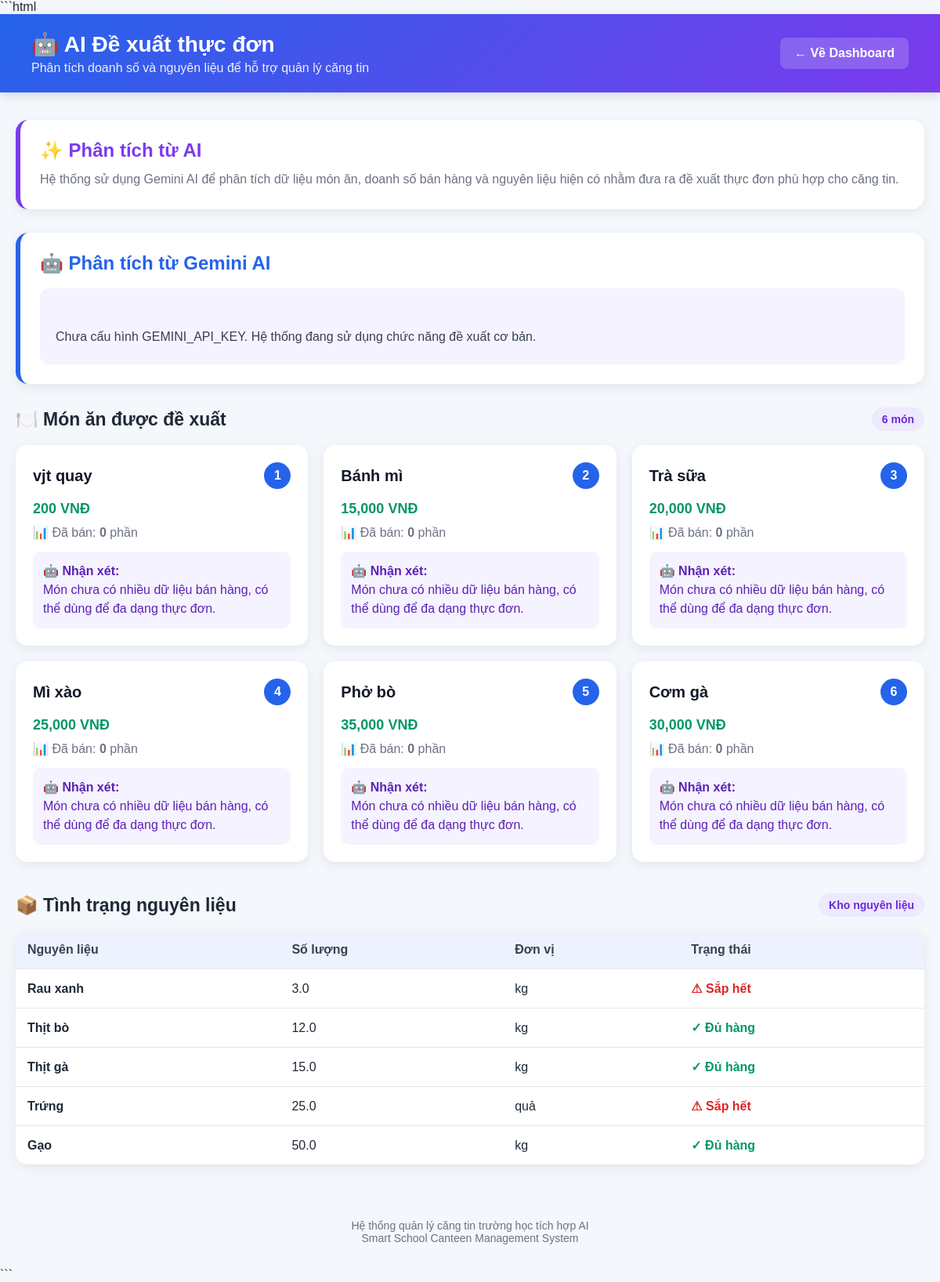
The app's page /ai-recommend (signed in), older data.
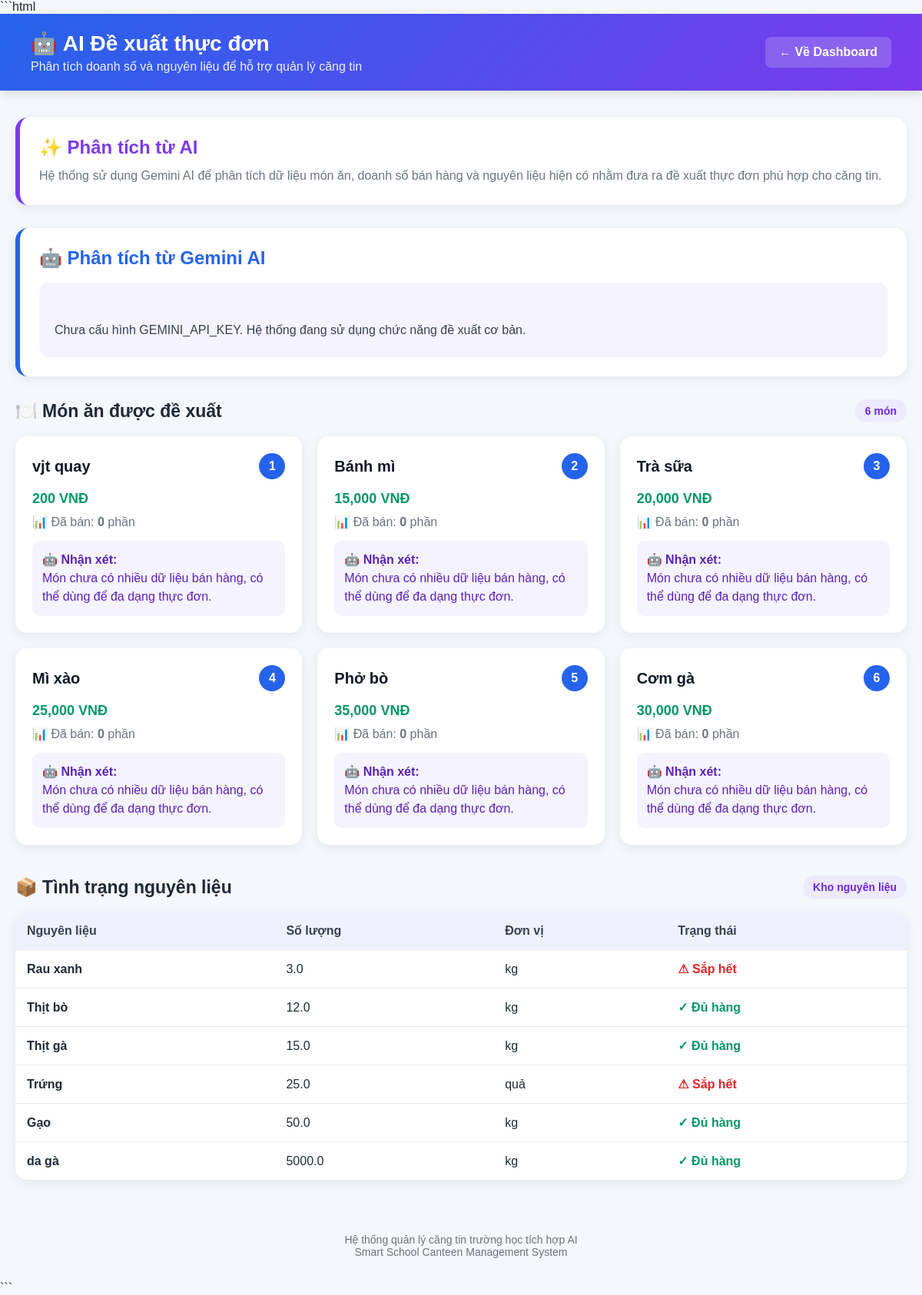
The same page, newer data.
### tables this page shows
CREATE TABLE foods (
            id INTEGER PRIMARY KEY AUTOINCREMENT,
            name TEXT NOT NULL,
            category TEXT NOT NULL,
            price REAL NOT NULL,
            quantity INTEGER DEFAULT 0,
            status TEXT DEFAULT 'Đang bán'
        );

CREATE TABLE ingredients (
            id INTEGER PRIMARY KEY AUTOINCREMENT,
            name TEXT NOT NULL,
            unit TEXT NOT NULL,
            quantity REAL DEFAULT 0,
            min_quantity REAL DEFAULT 0
        );

### app.py (the view)
@app.route("/ai-recommend")
@login_required
def ai_recommend():
    conn = get_db()
    foods = conn.execute("""
        SELECT id, name, price, quantity, status
        FROM foods
        ORDER BY id DESC
    """).fetchall()
    ingredients = conn.execute("""
        SELECT name, quantity, unit, min_quantity
        FROM ingredients
        ORDER BY quantity ASC
    """).fetchall()
    sales = conn.execute("""
        SELECT
            foods.name AS food_name,
            SUM(sales.quantity) AS total_quantity
        FROM sales
        JOIN foods ON sales.food_id = foods.id
        GROUP BY sales.food_id
        ORDER BY total_quantity DESC
        LIMIT 5
    """).fetchall()
    conn.close()
    recommendations = []
    for food in foods:
        food_name = food["name"]
        sold = 0
        for sale in sales:
            if sale["food_name"] == food_name:
                sold = sale["total_quantity"]
                break
        if sold >= 5:
            reason = "Món bán chạy, nên ưu tiên đưa vào thực đơn."
        elif sold >= 1:
            reason = "Món có doanh số ổn định, có thể tiếp tục duy trì."
        else:
            reason = "Món chưa có nhiều dữ liệu bán hàng, có thể dùng để đa dạng thực đơn."
        recommendations.append({
            "name": food_name,
            "price": food["price"],
            "sold": sold,
            "reason": reason
        })
    ai_text = ""
    if client:
        food_data = []
        for food in foods:
            food_data.append({
                "name": food["name"],
                "price": food["price"],
                "quantity": food["quantity"],
                "status": food["status"]
            })
        ingredient_data = []
        for ingredient in ingredients:
            ingredient_data.append({
                "name": ingredient["name"],
                "quantity": ingredient["quantity"],
                "unit": ingredient["unit"],
                "min_quantity": ingredient["min_quantity"]
            })
        sales_data = []
        for sale in sales:
            sales_data.append({
                "food_name": sale["food_name"],
                "total_quantity": sale["total_quantity"]
            })
        prompt = RECOMMEND_SYSTEM_PROMPT + "\n\n" + RECOMMEND_USER_PROMPT.format(
            food_data=food_data,
            ingredient_data=ingredient_data,
            sales_data=sales_data
        )
        result, error = call_gemini(prompt)
        if result:
            ai_text = result
        else:
            ai_text = (
                f"Không thể kết nối Gemini AI lúc này. {error} "
                "Hệ thống vẫn sử dụng dữ liệu bán hàng để đưa ra đề xuất cơ bản."
            )
    else:
        ai_text = (
            "Chưa cấu hình GEMINI_API_KEY. "
            "Hệ thống đang sử dụng chức năng đề xuất cơ bản."
        )
    return render_template(
        "ai_recommend.html",
        recommendations=recommendations,
        ingredients=ingredients,
        ai_text=ai_text
    )

### app.py (called while the page is built)
def get_db():
    conn = sqlite3.connect(DATABASE)
    conn.row_factory = sqlite3.Row
    return conn

def login_required(f):
    @wraps(f)
    def decorated_function(*args, **kwargs):
        if "user_id" not in session:
            return redirect("/")
        return f(*args, **kwargs)
    return decorated_function

### templates/ai_recommend.html (shortened to what this page needs)
<!DOCTYPE html>
<html lang="vi">
<head>
</head>
<body>
    <div class="header">
        <div>
            <h1>🤖 AI Đề xuất thực đơn</h1>
            <p>
                Phân tích doanh số và nguyên liệu để hỗ trợ quản lý căng tin
            </p>
        </div>
        <a href="/dashboard" class="back-btn">
            ← Về Dashboard
        </a>
    </div>
    <div class="container">
        <div class="ai-banner">
            <h2>✨ Phân tích từ AI</h2>
            <p>
                Hệ thống sử dụng Gemini AI để phân tích dữ liệu món ăn,
                doanh số bán hàng và nguyên liệu hiện có nhằm đưa ra
                đề xuất thực đơn phù hợp cho căng tin.
            </p>
        </div>
        <div class="ai-result">
            <h2>🤖 Phân tích từ Gemini AI</h2>
            <div class="ai-content">
                {{ ai_text }}
            </div>
        </div>
        <div class="section-title">
            <h2>🍽️ Món ăn được đề xuất</h2>
            <span class="badge">
                {{ recommendations|length }} món
            </span>
        </div>
        {% if recommendations %}
        <div class="food-grid">
            {% for item in recommendations %}
            <div class="food-card">
                <div class="food-top">
                    <div class="food-name">
                        {{ item.name }}
                    </div>
                    <div class="rank">
                        {{ loop.index }}
                    </div>
                </div>
                <div class="price">
                    {{ "{:,.0f}".format(item.price) }} VNĐ
                </div>
                <div class="sold">
                    📊 Đã bán:
                    <strong>
                        {{ item.sold }}
                    </strong>
                    phần
                </div>
                <div class="reason">
                    <strong>🤖 Nhận xét:</strong>
                    <br>
                    {{ item.reason }}
                </div>
            </div>
            {% endfor %}
        </div>
        {% endif %}
        <div class="ingredient-section">
            <div class="section-title">
                <h2>📦 Tình trạng nguyên liệu</h2>
                <span class="badge">
                    Kho nguyên liệu
                </span>
            </div>
            {% if ingredients %}
            <table class="ingredient-table">
                <thead>
                    <tr>
                        <th>Nguyên liệu</th>
                        <th>Số lượng</th>
                        <th>Đơn vị</th>
                        <th>Trạng thái</th>
                    </tr>
                </thead>
                <tbody>
                    {% for ingredient in ingredients %}
                    <tr>
                        <td>
                            <strong>
                                {{ ingredient.name }}
                            </strong>
                        </td>
                        <td>
                            {{ ingredient.quantity }}
                        </td>
                        <td>
                            {{ ingredient.unit }}
                        </td>
                        <td>
                            {% if ingredient.quantity <= ingredient.min_quantity %}
                                <span class="low-stock">
                                    ⚠ Sắp hết
                                </span>
                            {% else %}
                                <span class="normal-stock">
                                    ✓ Đủ hàng
                                </span>
                            {% endif %}
                        </td>
                    </tr>
                    {% endfor %}
                </tbody>
            </table>
            {% endif %}
        </div>
    </div>
    <div class="footer">
        Hệ thống quản lý căng tin trường học tích hợp AI
        <br>
        Smart School Canteen Management System
    </div>
</body>
</html>

Row changes from the older to the newer data that the page shows:
added ingredients: name "da gà", quantity "5000.0", unit "kg", min_quantity "✓ Đủ hàng"
